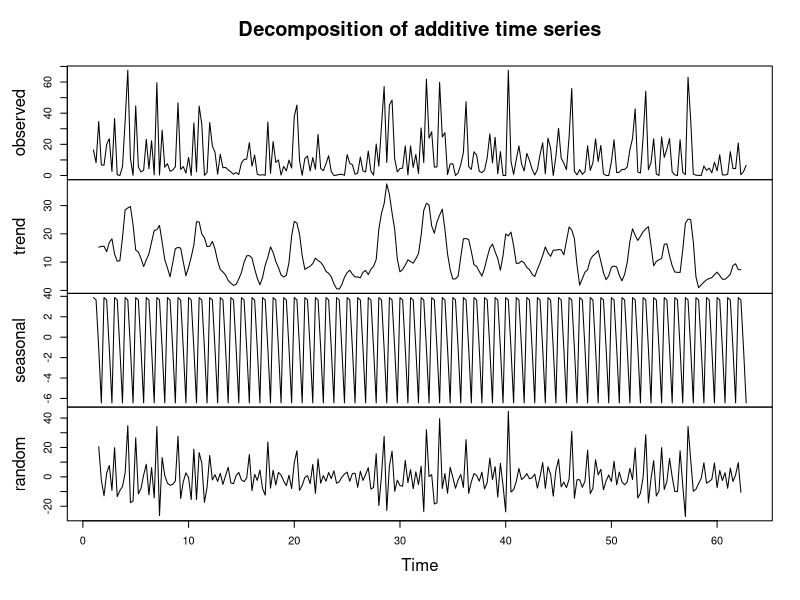
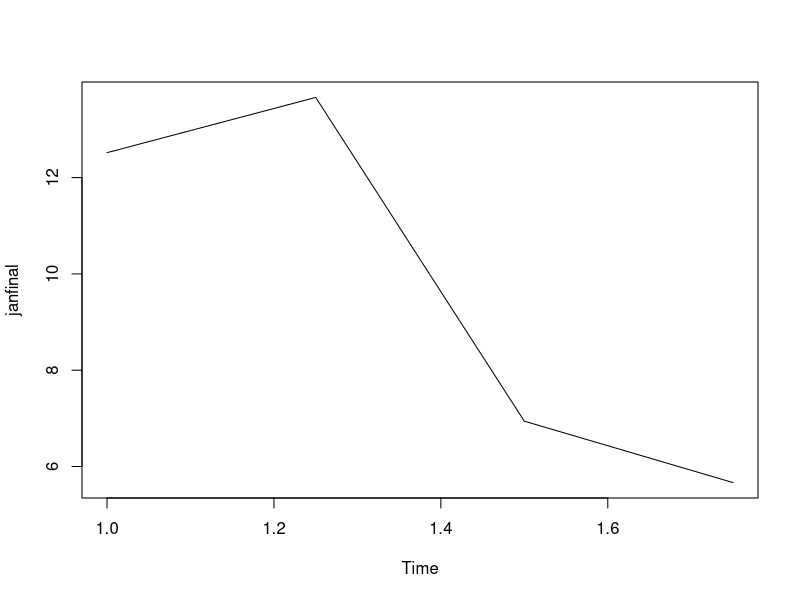
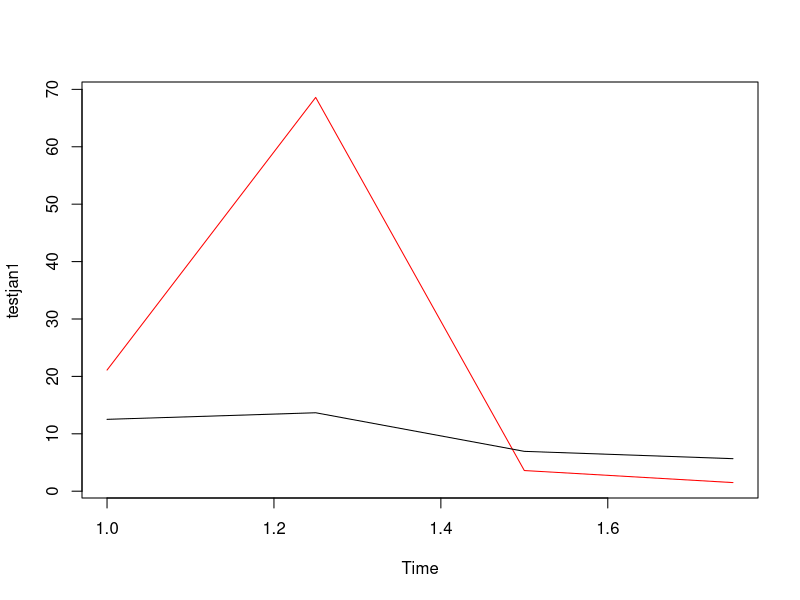
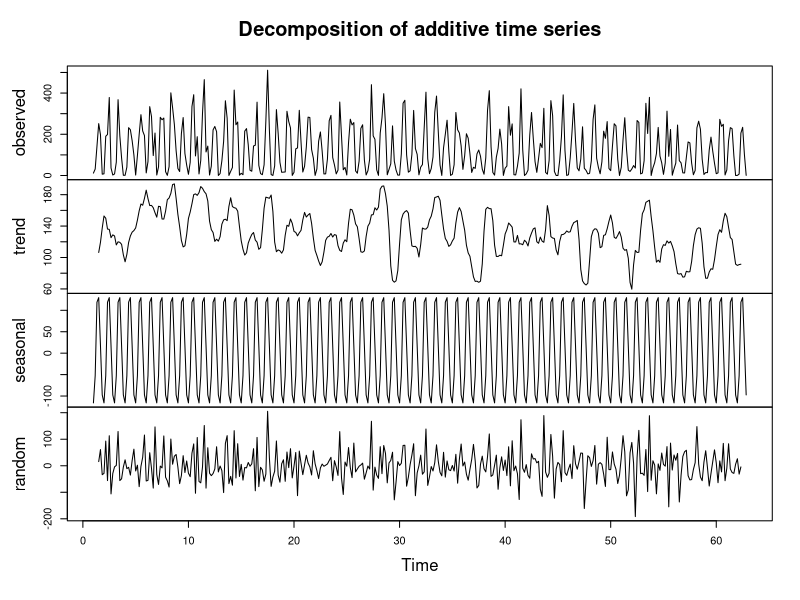
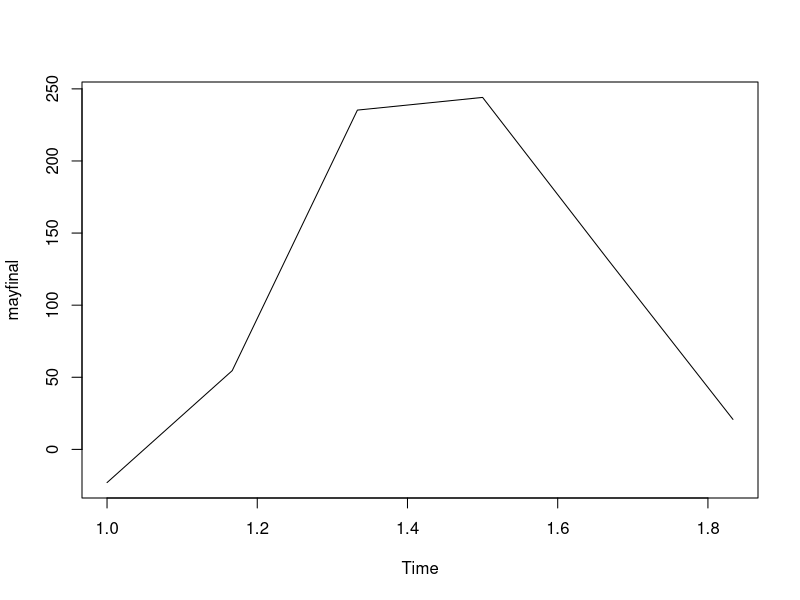
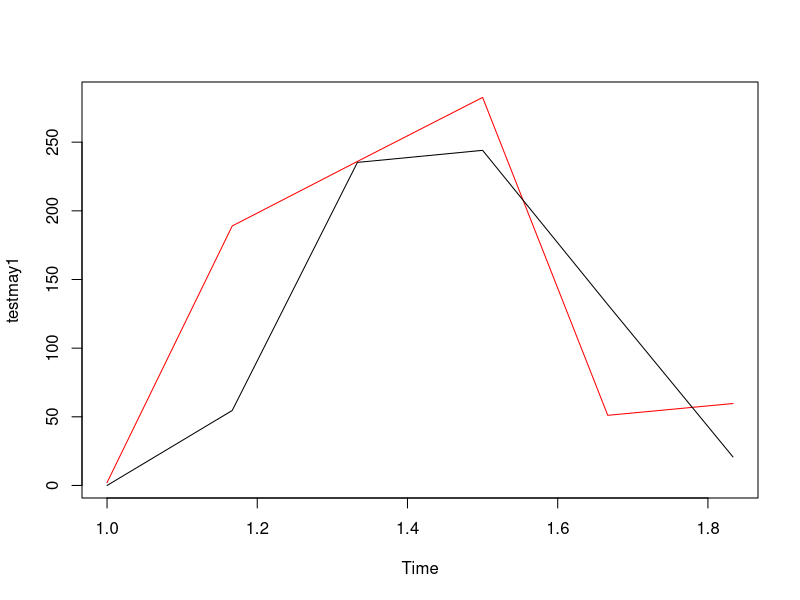
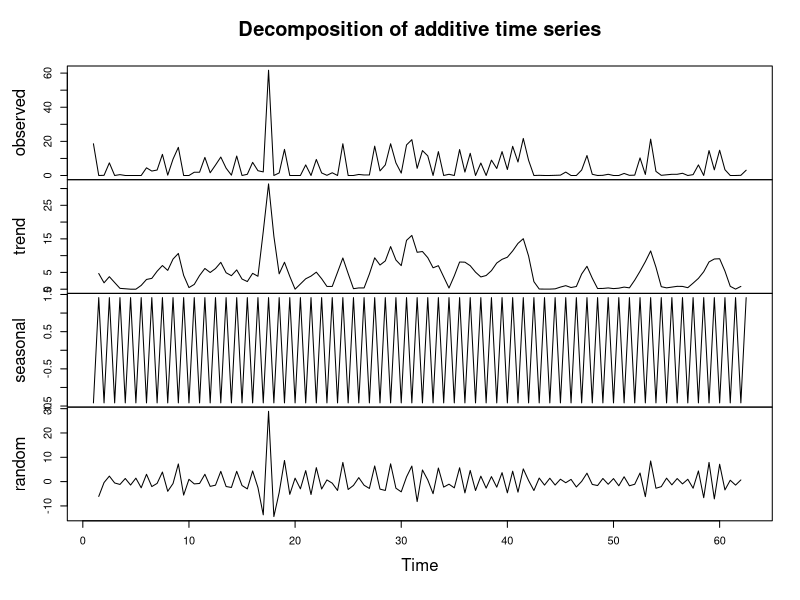
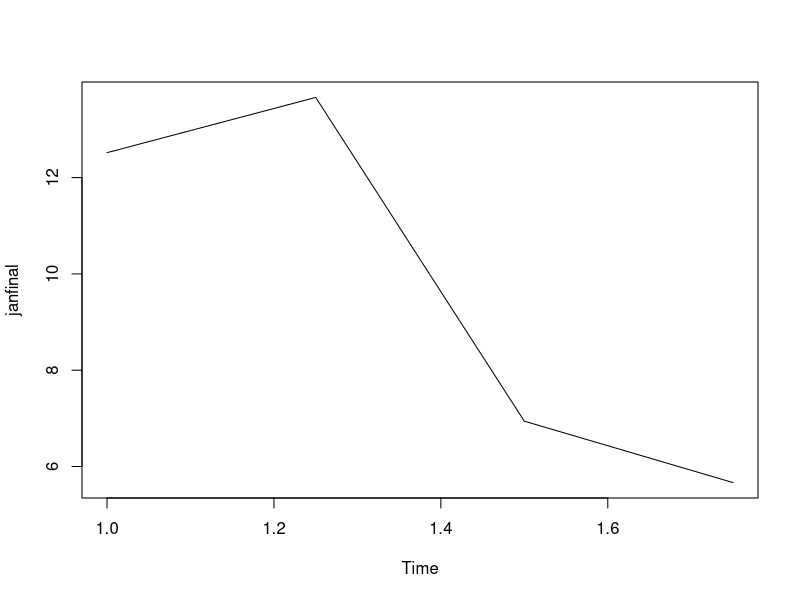

R code for these plots, in order:
data<-read.csv("rainfall.csv",stringsAsFactors = FALSE)
library(dplyr)
library(tseries)
library(forecast)
library(reshape)
head(data)
data<-filter(data,SD_Name=="WEST UTTAR PRADESH")

####   JAN-APR

testjan<-filter(data,YEAR<=2013)
trainjan<-filter(data,YEAR<=2012)
trainjan<-select(trainjan,YEAR,JAN:APR)
testjan<-select(testjan,YEAR,JAN:APR)
trainjan<-melt(trainjan,c("YEAR"))
testjan<-melt(testjan,c("YEAR"))
head(trainjan)
tail(testjan)
trainjan<-arrange(trainjan,YEAR)
testjan<-arrange(testjan,YEAR)
head(trainjan,12)
trainjan<-ts(trainjan$value,frequency=4)
testjan<-ts(testjan$value,frequency=4)
class(trainjan)
class(testjan)
plot(decompose(trainjan))
jantrend<-decompose(trainjan)$trend
jantrendtest<-decompose(testjan)$trend
janseasonal<-decompose(trainjan)$seasonal
janrandom<-decompose(trainjan)$random
jantrend<-na.omit(jantrend)
jantrendtest<-na.omit(jantrendtest)
janrandom<-na.omit(janrandom)
jantrend<-ts(jantrend,frequency=4)
jantrendtest<-ts(jantrendtest,frequency = 4)
janseasonal<-ts(janseasonal,frequency=4)
janrandom<-ts(janrandom,frequency = 4)
modjantrend<-Arima(jantrend,order=c(3,0,0),seasonal=list(order=c(2,0,0),period=4))
modjanrandom<-Arima(janrandom,order=c(3,0,0),seasonal=list(order=c(2,0,0),period=4))

forjantrend<-forecast(modjantrend,h=4)
forjanrandom<-forecast(modjanrandom,h=4)
forjantrend<-as.data.frame(forjantrend)
janseas<-head(janseasonal,4)
janseas<-as.data.frame(janseas)
forjanrandom<-as.data.frame(forjanrandom)
janseas<-as.data.frame(janseas)

janfinal<-janseas$x+forjantrend$`Point Forecast`+forjanrandom$`Point Forecast`
janfinal
plot(janfinal)


testjan1<-filter(data,YEAR==2013)
testjan1<-filter(testjan1,SD_Name=="WEST UTTAR PRADESH")
testjan1<-select(testjan1,YEAR,JAN:APR)
testjan1<-melt(testjan1,c("YEAR"))
testjan1<-ts(testjan1$value,frequency=4)
janfinal<-ifelse(janfinal>0,janfinal,0)
plot(testjan1,col='red')
lines(janfinal)

####

####    MAY-OCT

testmay<-filter(data,YEAR<=2013)
trainmay<-filter(data,YEAR<=2012)
trainmay<-select(trainmay,YEAR,MAY:OCT)
testmay<-select(testmay,YEAR,MAY:OCT)
trainmay<-melt(trainmay,c("YEAR"))
testmay<-melt(testmay,c("YEAR"))
head(trainmay)
tail(testmay)
trainmay<-arrange(trainmay,YEAR)
testmay<-arrange(testmay,YEAR)
head(trainmay,12)
trainmay<-ts(trainmay$value,frequency=6)
testmay<-ts(testmay$value,frequency=6)
class(trainmay)
class(testmay)
plot(decompose(trainmay))
maytrend<-decompose(trainmay)$trend
maytrendtest<-decompose(testmay)$trend
mayseasonal<-decompose(trainmay)$seasonal
mayrandom<-decompose(trainmay)$random
maytrend<-na.omit(maytrend)
maytrendtest<-na.omit(maytrendtest)
mayrandom<-na.omit(mayrandom)
maytrend<-ts(maytrend,frequency=6)
maytrendtest<-ts(maytrendtest,frequency = 6)
mayseasonal<-ts(mayseasonal,frequency=6)
mayrandom<-ts(mayrandom,frequency = 6)
modmaytrend<-Arima(maytrend,order=c(2,1,2),seasonal=list(order=c(1,0,1),period=6))
modmayrandom<-Arima(mayrandom,order=c(2,0,2))

formaytrend<-forecast(modmaytrend,h=6)
formayrandom<-forecast(modmayrandom,h=6)
formaytrend<-as.data.frame(formaytrend)
mayseas<-head(mayseasonal,6)
mayseas<-as.data.frame(mayseas)
formayrandom<-as.data.frame(formayrandom)
mayseas<-as.data.frame(mayseas)

mayfinal<-mayseas$x+formaytrend$`Point Forecast`+formayrandom$`Point Forecast`
mayfinal
plot(mayfinal)


testmay1<-filter(data,YEAR==2013)
testmay1<-filter(testmay1,SD_Name=="WEST UTTAR PRADESH")
testmay1<-select(testmay1,YEAR,MAY:OCT)
testmay1<-melt(testmay1,c("YEAR"))
testmay1<-ts(testmay1$value,frequency=6)
mayfinal<-ifelse(mayfinal>0,mayfinal,0)
plot(testmay1,col='red')
lines(mayfinal)

####

####  NOV-DEC

testnov<-filter(data,YEAR<=2013)
trainnov<-filter(data,YEAR<=2012)
trainnov<-select(trainnov,YEAR,NOV:DEC)
testnov<-select(testnov,YEAR,NOV:DEC)
trainnov<-melt(trainnov,c("YEAR"))
testnov<-melt(testnov,c("YEAR"))
head(trainnov)
tail(testnov)
trainnov<-arrange(trainnov,YEAR)
testnov<-arrange(testnov,YEAR)
head(trainnov,12)
trainnov<-ts(trainnov$value,frequency=2)
testnov<-ts(testnov$value,frequency=2)
class(trainnov)
class(testnov)
plot(decompose(trainnov))
novtrend<-decompose(trainnov)$trend
novtrendtest<-decompose(testnov)$trend
novseasonal<-decompose(trainnov)$seasonal
novrandom<-decompose(trainnov)$random
novtrend<-na.omit(novtrend)
novtrendtest<-na.omit(novtrendtest)
novrandom<-na.omit(novrandom)
novtrend<-ts(novtrend,frequency=2)
novtrendtest<-ts(novtrendtest,frequency = 2)
novseasonal<-ts(novseasonal,frequency=2)
novrandom<-ts(novrandom,frequency = 2)
modnovtrend<-Arima(novtrend,order=c(1,0,0),seasonal=list(order=c(2,0,0),period=2))
modnovrandom<-Arima(novrandom,order=c(1,0,0),seasonal=list(order=c(2,0,0),period=2))

fornovtrend<-forecast(modnovtrend,h=2)
fornovrandom<-forecast(modnovrandom,h=2)
fornovtrend<-as.data.frame(fornovtrend)
novseas<-head(novseasonal,2)
novseas<-as.data.frame(novseas)
fornovrandom<-as.data.frame(fornovrandom)
novseas<-as.data.frame(novseas)

novfinal<-novseas$x+fornovtrend$`Point Forecast`+fornovrandom$`Point Forecast`
novfinal
plot(janfinal)


testnov1<-filter(data,YEAR==2013)
testnov1<-filter(testnov1,SD_Name=="WEST UTTAR PRADESH")
testnov1<-select(testnov1,YEAR,NOV:DEC)
testnov1<-melt(testnov1,c("YEAR"))
testnov1<-ts(testnov1$value,frequency=2)
novfinal<-ifelse(novfinal>0,novfinal,0)
plot(testnov1,col='red')
lines(novfinal)

####

janfinal<-as.data.frame(janfinal)
mayfinal<-as.data.frame(mayfinal)
novfinal<-as.data.frame(novfinal)

jan<-as.numeric(janfinal$x)
jan<-as.data.frame(jan)
jan<-rename(jan,c(jan="rain"))

may<-as.numeric(mayfinal$x)
may<-as.data.frame(may)
may<-rename(may,c(may="rain"))

nov<-as.numeric(novfinal$x)
nov<-as.data.frame(nov)
nov<-rename(nov,c(nov="rain"))

final<-rbind(jan,may,nov)
final<-ts(final$rain,frequency=12)
plot(final)

finaltest<-filter(data,YEAR==2013)
finaltest<-filter(finaltest,SD_Name=="WEST UTTAR PRADESH")
finaltest<-select(finaltest,YEAR,JAN:DEC)
finaltest<-melt(finaltest,c("YEAR"))
finaltest<-ts(finaltest$value,frequency=12)

plot(finaltest,col='red')
lines(final)
final<-as.data.frame(final)
finallabel<-select(data,JAN:DEC)
finallabel<-names(finallabel)
finallabel
final<-cbind(final,finallabel)
final
final<-rename(final,c(x="rain",finallabel="month"))

write.csv(final,"Prediction.csv")
